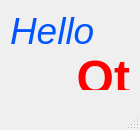
<?xml version="1.0" encoding="UTF-8"?>
<ui version="4.0">
 <class>MyWindow</class>
 <widget class="QMainWindow" name="MyWindow">
  <property name="geometry">
   <rect>
    <x>0</x>
    <y>0</y>
    <width>140</width>
    <height>130</height>
   </rect>
  </property>
  <property name="windowTitle">
   <string>MyWindow</string>
  </property>
  <widget class="QWidget" name="centralwidget">
   <widget class="QLabel" name="label_h">
    <property name="geometry">
     <rect>
      <x>10</x>
      <y>10</y>
      <width>120</width>
      <height>40</height>
     </rect>
    </property>
    <property name="palette">
     <palette>
      <active>
       <colorrole role="WindowText">
        <brush brushstyle="SolidPattern">
         <color alpha="255">
          <red>0</red>
          <green>85</green>
          <blue>255</blue>
         </color>
        </brush>
       </colorrole>
      </active>
      <inactive>
       <colorrole role="WindowText">
        <brush brushstyle="SolidPattern">
         <color alpha="255">
          <red>0</red>
          <green>85</green>
          <blue>255</blue>
         </color>
        </brush>
       </colorrole>
      </inactive>
      <disabled/>
     </palette>
    </property>
    <property name="font">
     <font>
      <pointsize>30</pointsize>
      <italic>true</italic>
     </font>
    </property>
    <property name="text">
     <string>&lt;html&gt;&lt;head/&gt;&lt;body&gt;&lt;p&gt;&lt;span style=&quot; font-size:28pt; color:#0055ff;&quot;&gt;Hello&lt;/span&gt;&lt;/p&gt;&lt;/body&gt;&lt;/html&gt;</string>
    </property>
   </widget>
   <widget class="QLabel" name="label_q">
    <property name="geometry">
     <rect>
      <x>10</x>
      <y>50</y>
      <width>120</width>
      <height>40</height>
     </rect>
    </property>
    <property name="palette">
     <palette>
      <active>
       <colorrole role="WindowText">
        <brush brushstyle="SolidPattern">
         <color alpha="255">
          <red>255</red>
          <green>0</green>
          <blue>0</blue>
         </color>
        </brush>
       </colorrole>
      </active>
      <inactive>
       <colorrole role="WindowText">
        <brush brushstyle="SolidPattern">
         <color alpha="255">
          <red>255</red>
          <green>0</green>
          <blue>0</blue>
         </color>
        </brush>
       </colorrole>
      </inactive>
      <disabled/>
     </palette>
    </property>
    <property name="font">
     <font>
      <pointsize>35</pointsize>
      <bold>true</bold>
     </font>
    </property>
    <property name="text">
     <string>&lt;html&gt;&lt;head/&gt;&lt;body&gt;&lt;p align=&quot;right&quot;&gt;&lt;span style=&quot; font-size:36pt; color:#ff0000;&quot;&gt;Qt&lt;/span&gt;&lt;/p&gt;&lt;/body&gt;&lt;/html&gt;</string>
    </property>
    <property name="alignment">
     <set>Qt::AlignmentFlag::AlignRight|Qt::AlignmentFlag::AlignTrailing|Qt::AlignmentFlag::AlignVCenter</set>
    </property>
   </widget>
  </widget>
  <widget class="QMenuBar" name="menubar">
   <property name="geometry">
    <rect>
     <x>0</x>
     <y>0</y>
     <width>140</width>
     <height>18</height>
    </rect>
   </property>
  </widget>
  <widget class="QStatusBar" name="statusbar"/>
 </widget>
 <resources/>
 <connections/>
</ui>
